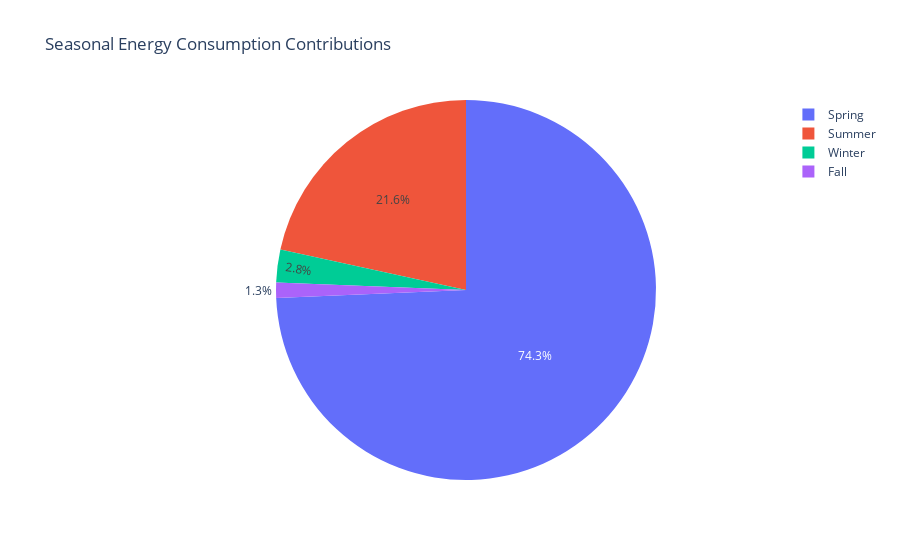
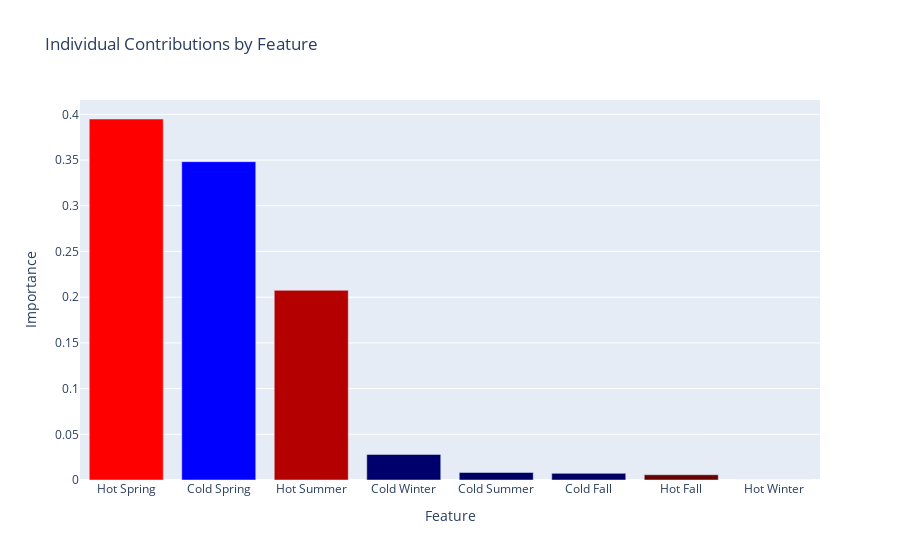

The notebook cell these images were saved under, in order:
### Code cell
def aggregate_and_rank(df, df_m state, target_column):
    season_map = {
        "Winter": ["cdd_Winter", "hdd_Winter"],
        "Spring": ["cdd_Spring", "hdd_Spring"],
        "Summer": ["cdd_Summer", "hdd_Summer"],
        "Fall": ["cdd_Fall", "hdd_Fall"]
    }
    season_totals = {season: df[df["Feature"].isin(features)]["Importance"].sum() for season, features in season_map.items()}
    season_df = pd.DataFrame(list(season_totals.items()), columns=["Season", "Contribution"]).sort_values(by="Contribution", ascending=False)

    month_totals = {month: df_m[df_m["Feature"].str.contains(f"_{month}")]["Importance"].sum() for month in df_m["Feature"].str.split("_").str[1].unique()}
    month_df = pd.DataFrame(list(month_totals.items()), columns=["Month", "Contribution"]).sort_values(by="Contribution", ascending=False)

    top_contributor = season_df.iloc[0]
    second_contributor = season_df.iloc[1] if len(season_df) > 1 else None

    co_dominance_threshold = 0.05 

    if second_contributor is not None:
        diff = top_contributor["Contribution"] - second_contributor["Contribution"]

        if diff <= co_dominance_threshold:
            print(f"For {state}, {top_contributor['Season']} and {second_contributor['Season']} contribute the most")
        else:
            print(f"For {state}, {top_contributor['Season']} contributes the most to the {target_column.lower()}.")

    else:
        print(f"For {state}, {top_contributor['Season']} is the only major contributor to the {target_column.lower()}.")

    fig1 = px.pie(season_df, names='Season', values='Contribution', title="Seasonal Energy Consumption Contributions")

    df["Category"] = df["Feature"].apply(lambda x: "Hot " + x.split("_")[1] if "cdd" in x else "Cold " + x.split("_")[1])

    min_importance_blue = df[df['Category'].str.startswith('Cold')]['Importance'].min()
    max_importance_blue = df[df['Category'].str.startswith('Cold')]['Importance'].max()
    min_importance_red = df[df['Category'].str.startswith('Hot')]['Importance'].min()
    max_importance_red = df[df['Category'].str.startswith('Hot')]['Importance'].max()
    min_color_value = 100
    
    df["Color"] = df.apply(
        lambda row: f"rgb({min(255,int((row['Importance'] - min_importance_red) / (max_importance_red - min_importance_red) * (255 - min_color_value)
                               + min_color_value))}, 0, 0)" if "Hot" in row["Category"] 
        else f"rgb(0, 0, {min(255,int((row['Importance'] - min_importance_blue) / (max_importance_blue - min_importance_blue) * (255 - min_color_value)
                              + min_color_value))})", axis=1
    )
    
    df_sorted = df.sort_values(by="Importance", ascending=False)

    
    fig2 = go.Figure()

    
    fig2.add_trace(go.Bar(
        x=df_sorted["Category"], 
        y=df_sorted["Importance"],
        hoverinfo="text", 
        marker=dict(
            color=df_sorted["Color"],  
        )
    ))

    fig2.update_layout(
        title="Individual Contributions by Feature",
        xaxis_title="Feature",
        yaxis_title="Importance",
        showlegend=False
    )

    fig1.show()
    fig2.show()

aggregate_and_rank(importance_df, state, target_column)

### Figure 1 — Plotly figure (JSON) as saved in the notebook; plotly's stock layout.template omitted (floating-point values rounded to 4 significant figures)
{"data": [{"domain": {"x": [0, 1], "y": [0, 1]}, "hovertemplate": "Season=%{label}<br>Contribution=%{value}<extra></extra>", "labels": ["Spring", "Summer", "Winter", "Fall"], "legendgroup": "", "name": "", "showlegend": true, "type": "pie", "values": [0.7432, 0.2158, 0.02799, 0.013]}], "layout": {"autosize": true, "legend": {"tracegroupgap": 0}, "title": {"text": "Seasonal Energy Consumption Contributions"}}}

### Figure 2 — Plotly figure (JSON) as saved in the notebook; plotly's stock layout.template omitted (floating-point values rounded to 4 significant figures)
{"data": [{"hoverinfo": "text", "marker": {"color": ["rgb(255, 0, 0)", "rgb(0, 0, 255)", "rgb(181, 0, 0)", "rgb(0, 0, 109)", "rgb(0, 0, 100)", "rgb(0, 0, 100)", "rgb(102, 0, 0)", "rgb(100, 0, 0)"]}, "type": "bar", "x": ["Hot Spring", "Cold Spring", "Hot Summer", "Cold Winter", "Cold Summer", "Cold Fall", "Hot Fall", "Hot Winter"], "y": [0.3949, 0.3483, 0.2075, 0.02799, 0.008259, 0.007258, 0.005741, 0]}], "layout": {"autosize": true, "showlegend": false, "title": {"text": "Individual Contributions by Feature"}, "xaxis": {"autorange": true, "range": [-0.5, 7.5], "title": {"text": "Feature"}, "type": "category"}, "yaxis": {"autorange": true, "range": [0, 0.4157], "title": {"text": "Importance"}, "type": "linear"}}}
